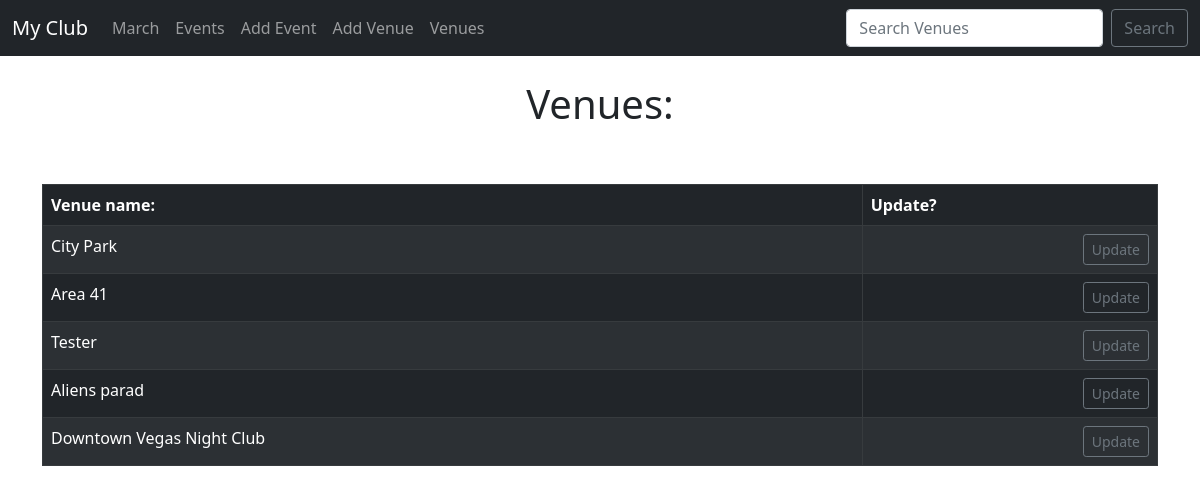
/list_venues/, run on an earlier commit of the app's database.
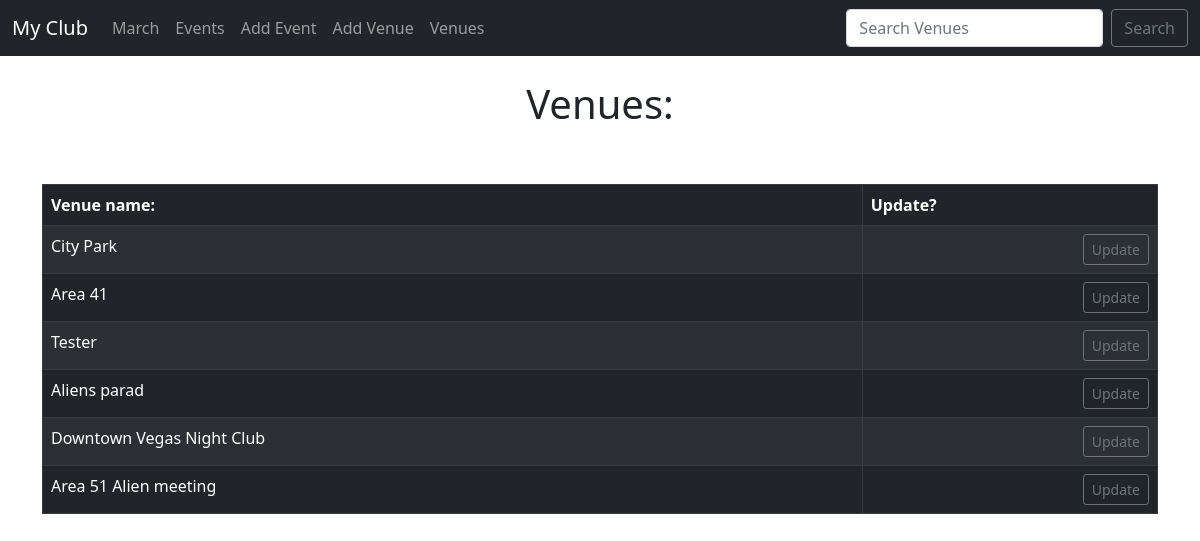
And on a later commit of the database.
### events/models.py (models this page shows)
class Venue(models.Model):
    name = models.CharField('Venue name', max_length=120)
    address = models.CharField(max_length=300)
    zip_code = models.CharField("Zip Code", max_length=15)
    phone = models.CharField('Contact Phone', max_length=25, blank=True)
    web = models.URLField('Website Address', blank=True)
    email_address = models.EmailField('Email Address',  blank=True)
    def __str__(self):
        return self.name

### events/views.py (the view)
# urls.py: path('list_venues/', views.list_venues, name="list-venues"),
def list_venues(request):
    venue_list = Venue.objects.all()
    return render(request, 'events/venue.html', {
        'venue_list': venue_list,
    })

### events/templates/events/venue.html (shortened to what this page needs)
{% extends 'events/base.html' %}
{% block content %}
<center>
    <h1>Venues: </h1><br><br>
<table class="table table-striped table-bordered table-dark table-hover">
        <thead>
            <tr>
                <td style="color: white; font-weight: bold">Venue name:</td>
                <td style="color: white; font-weight: bold">Update?</td>
            </tr>
        </thead>
    {% for venue in venue_list %}
        <tr>
            <td>
                <a href="{% url 'show-venue' venue.id %}" style="text-decoration: none; color: white">{{ venue }}</a><br>
            </td>
            <td align="right">
                <a href="{% url 'update-venue' venue.id %}" class="btn btn-outline-secondary btn-sm">Update</a>
            </td>
        </tr>
    {% endfor %}
</table>
{% endblock %}

What changed in the data, as far as the page shows it:
added Venue: name "Area 51 Alien meeting"
